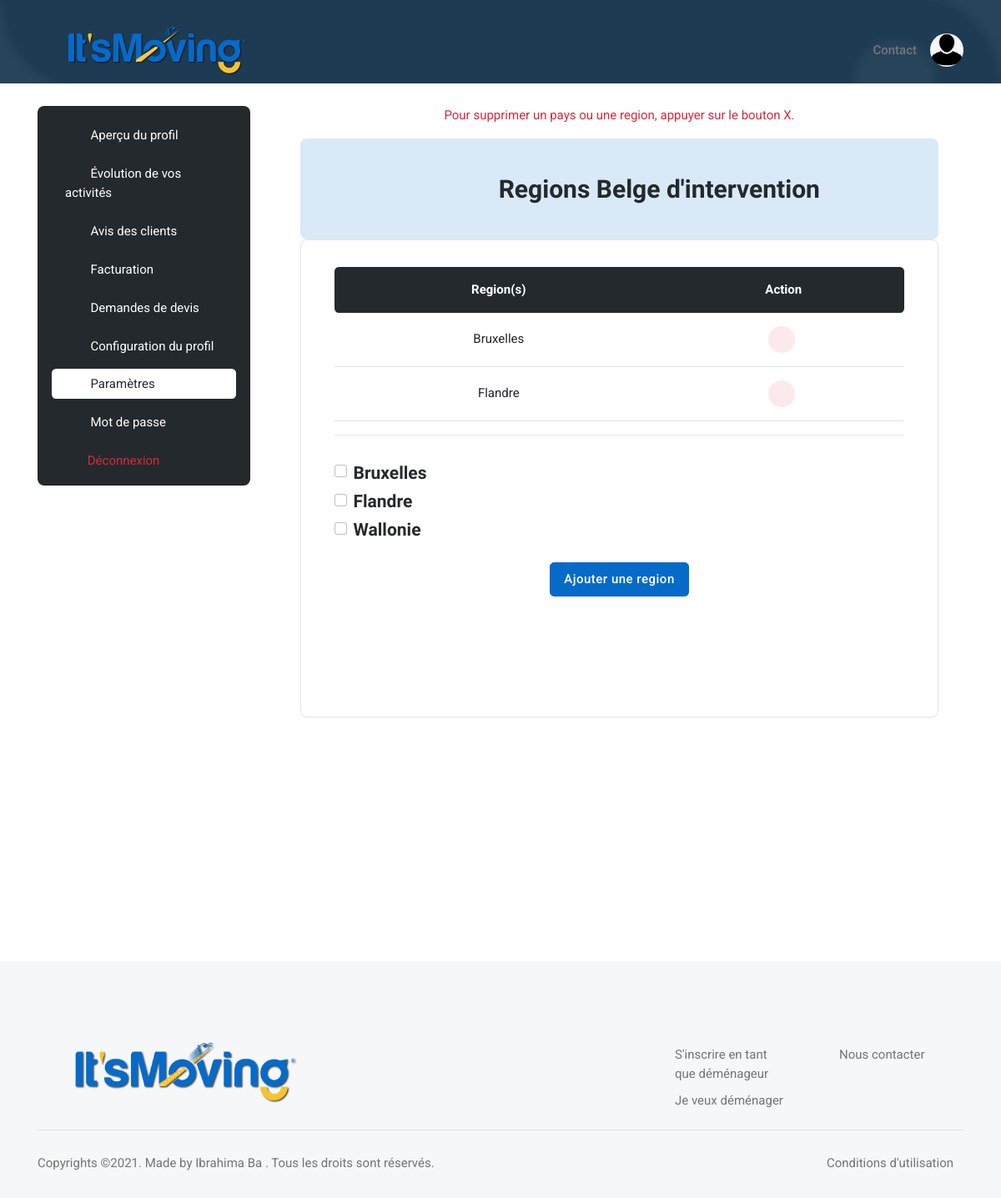
The page /user/area_intervention/ (signed in) on the database its author committed.
### base_app/models.py (models this page shows, shortened)
class Mover_Region(models.Model):
    region = models.ForeignKey(Region, on_delete=models.CASCADE, default="")
    mover = models.ForeignKey(Mover, on_delete=models.CASCADE)

class Region(models.Model):
    name = models.CharField(max_length=300)
    country = models.ForeignKey(Country, on_delete=models.CASCADE)

### user/views.py (the view, shortened to what this page needs)
# urls.py: path('area_intervention/', views.area_intervention, name='area_intervention'),
@login_required
def area_intervention(request):
    mover = Mover.objects.filter(user_id=request.user.id).last()
    countries = Country.objects.all()
    mover_countries = Mover_Country.objects.filter(mover=mover)
    mover_countries_number = Mover_Country.objects.filter(mover=mover).count()
    number_quote_request = Mover_Quote_Request.objects.filter(mover_id=mover.id, treated=False, rejected=False).count()
    regions = Region.objects.all()
    mover_regions = Mover_Region.objects.filter(mover=mover)
    if request.method == 'GET':
        return render(request, 'user/mover/settings/area_intervention.html',
                      {'mover': mover, 'countries': countries, 'mover_countries': mover_countries,
                       'mover_countries_number': mover_countries_number, 'number_quote_request': number_quote_request,
                       'mover_regions': mover_regions, 'regions': regions})

### user/templates/user/mover/settings/area_intervention.html (shortened to what this page needs)
{% extends 'base_app/base.html' %}
{% load static %}
{% block main %}
    <section class="pt-0">
        <div class="container-fluid px-0">
            <div class="bg-blue h-100px h-md-100px rounded-0" style="background:url({% static 'base_app/assets/images/pattern/04.png' %}) no-repeat center center; background-size:cover;">
            </div>
        </div>
    </section>
	<section class="pt-2">
		<div class="container">
			<div class="row">
				<div class="col-xl-3">
					<nav class="navbar navbar-light navbar-expand-xl mx-0">
						<div class="offcanvas offcanvas-end" tabindex="-1" id="offcanvasNavbar" aria-labelledby="offcanvasNavbarLabel">
							<div class="offcanvas-body p-3 p-xl-0">
								<div class="bg-dark border rounded-3 pb-0 p-3 w-100">
									<div class="list-group list-group-dark list-group-borderless">
										<a class="list-group-item" href="{% url 'preview' %}"><i class="bi bi-person-lines-fill fa-fw me-2"></i>
											Aperçu du profil
										</a>
										<a class="list-group-item" href="{% url 'statistic' %}"><i class="bi bi-graph-up fa-fw me-2"></i>
                                            Évolution de vos activités
                                        </a>
                                        <a class="list-group-item" href="{% url 'reviews' %}"><i class="bi bi-star fa-fw me-2"></i>
                                            Avis des clients
                                        </a>
                                        <a class="list-group-item" href="{% url 'billing' %}"><i class="bi bi-wallet2 fa-fw me-2"></i>
                                            Facturation
                                        </a>
										<a class="list-group-item" href="{% url 'quote_request' %}"><i class="bi bi-folder-check fa-fw me-2"></i>
											Demandes de devis
										</a>
										<a class="list-group-item" href="{% url 'edit_profile' %}"><i class="bi bi-pencil-square fa-fw me-2"></i>
											Configuration du profil
										</a>
										<a class="list-group-item active" href="{% url 'settings' %}"><i class="bi bi-gear fa-fw me-2"></i>
											Paramètres
										</a>
										<a class="list-group-item" href="{% url 'user_password_change' %}"><i class="bi bi-lock fa-fw me-2"></i>
											Mot de passe
										</a>
										<form action="{% url 'logout_user' %}" method="POST">
											<button type="submit" class="list-group-item text-danger bg-danger-soft-hover">
												<i class="fas fa-sign-out-alt fa-fw me-2"></i>Déconnexion
											</button>
                        				</form>
									</div>
								</div>
							</div>
						</div>
					</nav>
				</div>
				<div class="col-xl-9">
					<div class="container-fluid">
						<div class="row">
							<p class="text-danger text-center">
								Pour supprimer un pays ou une region, appuyer sur le bouton X.
							</p>
							{% if mover.moving_type1.name == "International" %}
								<div class="col-sm-12">
									<div class="row g-4">
										<div class="col-sm-12">
											<a href="{% url 'area_intervention' %}" class="d-flex justify-content-center align-items-center p-4 bg-warning bg-opacity-15 rounded-3">
												<span class="display-6 text-warning mb-0">
													<i class='fa fa-globe fa-fw'></i>
												</span>
												<div class="ms-4">
													<h3 class="card-header-title mb-0">Pays d'intervention</h3>
												</div>
											</a>
										</div>
									</div>
									<div class="card border rounded-3">
										<div class="card-body">
											<div class="card position-relative d-sm-flex bg-opacity-10">
												<div class="card-body">
													<div class="table-responsive-lg border-0">
														<table class="table table-dark-gray align-middle p-4 mb-0 table-hover">
															<thead align="center">
																<tr>
																	<th scope="col" class="border-0 rounded-start">Pays</th>
																	<th scope="col" class="border-0 rounded-end">Action</th>
																</tr>
															</thead>
															<tbody align="center">
																{% for country in countries %}
																	{% for mover_country in mover_countries %}
																		{% if mover_country.country_id == country.id %}
																			<tr>
																				<td>
																					<center>{{country.name}}</center>
																				</td>
																				<td>
																					{% if country.name != "Belgique" %}
																						<a href="{% url 'delete_mover_country' mover_country.id mover.id %}" class="btn btn-sm btn-danger-soft btn-round me-1 mb-0" data-bs-toggle="tooltip" data-bs-placement="top" title="Appuyer pour supprimer">
																							<i class="fas fa-fw fa-times"></i>
																						</a>
																					{% endif %}
																				</td>
																			</tr>
																		{% endif %}
																	{% endfor %}
																{% endfor %}
															</tbody>
														</table>
													</div>
													{% if mover_countries_number != 5 %}
														<hr>
														<form class="row g-3 mt-2 position-relative z-index-9" method="POST">
															{% csrf_token %}
															<div class="col-lg-12">
																<div class="form-check">
																	{% for data in countries %}
																		<input class="form-check-input" type="checkbox" value="{{data.name}}" name="country_name[]"/>
																		<label class="form-check-label">
																			<h5>{{data.name}}</h5>
																		</label></br>
																	{% endfor %}
																</div>
															</div>
															</br>
															<div class="col-12" align="center">
																<button type="submit" name="add_country" value="add_country" class="btn btn-primary mb-0">Ajouter un autre pays</button>
															</div>
														</form>
													{% endif %}
												</div>
											</div>
											</br></br></br></br></br>
										</div>
									</div>
								</div>
							{% else %}
								<div class="col-sm-12">
									<div class="row g-4">
										<div class="col-sm-12">
											<a href="{% url 'area_intervention' %}" class="d-flex justify-content-center align-items-center p-4 bg-primary bg-opacity-15 rounded-3">
												<span class="display-6 text-primary mb-0">
													<i class='fa fa-globe fa-fw'></i>
												</span>
												<div class="ms-4">
													<h3 class="card-header-title mb-0">Regions Belge d'intervention</h3>
												</div>
											</a>
										</div>
									</div>
									<div class="card border rounded-3">
										<div class="card-body">
											<div class="card position-relative d-sm-flex bg-opacity-10">
												<div class="card-body">
													<div class="table-responsive-lg border-0">
														<table class="table table-dark-gray align-middle p-4 mb-0 table-hover">
															<thead align="center">
																<tr>
																	<th scope="col" class="border-0 rounded-start">Region(s)</th>
																	<th scope="col" class="border-0 rounded-end">Action</th>
																</tr>
															</thead>
															<tbody align="center">
																{% for mover_region in mover_regions %}
																	<tr>
																		<td>
																			<center>{{mover_region.region.name}}</center>
																		</td>
																		<td>
																			<a href="{% url 'delete_mover_region' mover_region.id mover_region.mover.id %}" class="btn btn-sm btn-danger-soft btn-round me-1 mb-0" data-bs-toggle="tooltip" data-bs-placement="top" title="Appuyer pour supprimer">
																				<i class="fas fa-fw fa-times"></i>
																			</a>
																		</td>
																	</tr>
																{% endfor %}
															</tbody>
														</table>
													</div>
													<hr>
													<form class="row g-3 mt-2 position-relative z-index-9" method="POST">
														<div class="col-lg-12">
															<div class="form-check">
																{% for data in regions %}
																	<input class="form-check-input" type="checkbox" value="{{data.id}}" name="region_id[]"/>
																	<label class="form-check-label">
																		<h5>{{data.name}}</h5>
																	</label></br>
																{% endfor %}
															</div>
														</div>
														<div class="col-12" align="center">
															<button type="submit" name="add_region" value="add_region" class="btn btn-primary mb-0">
																Ajouter une region
															</button>
														</div>
													</form>
												</div>
											</div>
										</div>
									</div>
								</div>
							{% endif %}
						</div>
					</div>
				</div>
			</div>
		</div>
	</section>
{% endblock %}

### rows shown on the page
Mover_Region: region.name "Bruxelles"
Mover_Region: region.name "Flandre"
Region: name "Bruxelles"
Region: name "Flandre"
Region: name "Wallonie"
